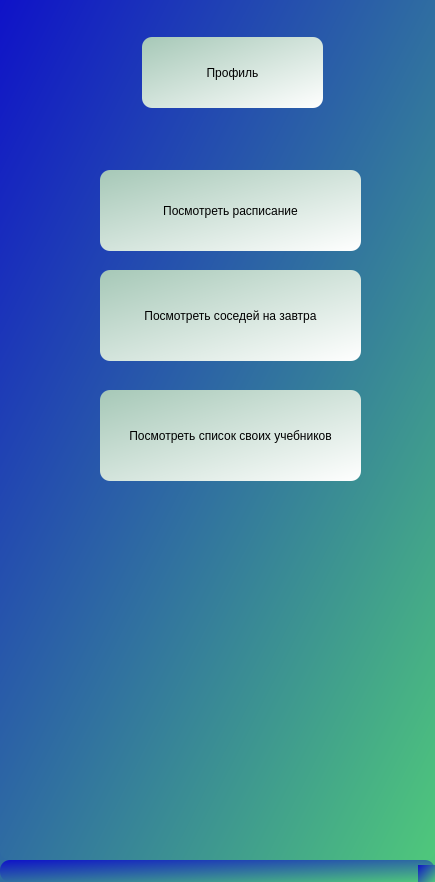
<?xml version="1.0" encoding="UTF-8"?>
<ui version="4.0">
 <class>MainWindow</class>
 <widget class="QMainWindow" name="MainWindow">
  <property name="geometry">
   <rect>
    <x>0</x>
    <y>0</y>
    <width>435</width>
    <height>882</height>
   </rect>
  </property>
  <property name="windowTitle">
   <string>MainWindow</string>
  </property>
  <property name="styleSheet">
   <string notr="true">background-color: qlineargradient(spread:pad, x1:0, y1:0, x2:1, y2:1, stop:0 rgba(15, 18, 200, 255), stop:1 rgba(79, 200, 123, 255));
border-radius: 10px;</string>
  </property>
  <widget class="QWidget" name="centralwidget">
   <widget class="QPushButton" name="view_lessons">
    <property name="geometry">
     <rect>
      <x>100</x>
      <y>170</y>
      <width>261</width>
      <height>81</height>
     </rect>
    </property>
    <property name="styleSheet">
     <string notr="true">background-color: qlineargradient(spread:pad, x1:0, y1:0, x2:1, y2:1, stop:0 rgba(166, 200, 183, 255), stop:1 rgba(255, 255, 255, 255));</string>
    </property>
    <property name="text">
     <string>Посмотреть расписание</string>
    </property>
   </widget>
   <widget class="QPushButton" name="main_button">
    <property name="geometry">
     <rect>
      <x>100</x>
      <y>270</y>
      <width>261</width>
      <height>91</height>
     </rect>
    </property>
    <property name="styleSheet">
     <string notr="true">background-color: qlineargradient(spread:pad, x1:0, y1:0, x2:1, y2:1, stop:0 rgba(166, 200, 183, 255), stop:1 rgba(255, 255, 255, 255));</string>
    </property>
    <property name="text">
     <string>Посмотреть соседей на завтра</string>
    </property>
   </widget>
   <widget class="QPushButton" name="view_my_books">
    <property name="geometry">
     <rect>
      <x>100</x>
      <y>390</y>
      <width>261</width>
      <height>91</height>
     </rect>
    </property>
    <property name="styleSheet">
     <string notr="true">background-color: qlineargradient(spread:pad, x1:0, y1:0, x2:1, y2:1, stop:0 rgba(166, 200, 183, 255), stop:1 rgba(255, 255, 255, 255));</string>
    </property>
    <property name="text">
     <string>Посмотреть список своих учебников</string>
    </property>
   </widget>
   <widget class="QPushButton" name="profile">
    <property name="geometry">
     <rect>
      <x>142</x>
      <y>37</y>
      <width>181</width>
      <height>71</height>
     </rect>
    </property>
    <property name="toolTip">
     <string>&lt;html&gt;&lt;head/&gt;&lt;body&gt;&lt;p align=&quot;center&quot;&gt;Профиль&lt;/p&gt;&lt;/body&gt;&lt;/html&gt;</string>
    </property>
    <property name="autoFillBackground">
     <bool>false</bool>
    </property>
    <property name="styleSheet">
     <string notr="true">background-color: qlineargradient(spread:pad, x1:0, y1:0, x2:1, y2:1, stop:0 rgba(166, 200, 183, 255), stop:1 rgba(255, 255, 255, 255));</string>
    </property>
    <property name="text">
     <string>Профиль</string>
    </property>
   </widget>
  </widget>
  <widget class="QMenuBar" name="menubar">
   <property name="geometry">
    <rect>
     <x>0</x>
     <y>0</y>
     <width>435</width>
     <height>26</height>
    </rect>
   </property>
  </widget>
  <widget class="QStatusBar" name="statusbar"/>
 </widget>
 <resources/>
 <connections/>
</ui>
